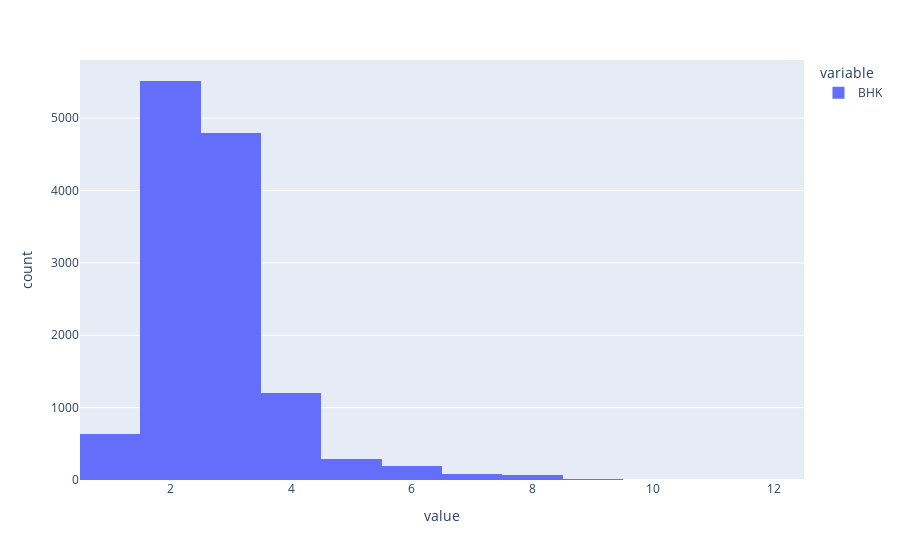

Source (notebook cell):
### Code cell
px.histogram(df['BHK'])

### Figure 1 — Plotly figure (JSON) as saved in the notebook; plotly's stock layout.template omitted (floating-point values rounded to 4 significant figures; data arrays with more than 128 entries replaced by an {"elided": "..."} marker saying what was removed)
{"data": [{"alignmentgroup": "True", "bingroup": "x", "hovertemplate": "variable=BHK<br>value=%{x}<br>count=%{y}<extra></extra>", "legendgroup": "BHK", "marker": {"color": "#636efa", "pattern": {"shape": ""}}, "name": "BHK", "offsetgroup": "BHK", "orientation": "v", "showlegend": true, "type": "histogram", "x": {"elided": "12825 int values"}, "xaxis": "x", "yaxis": "y"}], "layout": {"barmode": "relative", "legend": {"title": {"text": "variable"}, "tracegroupgap": 0}, "margin": {"t": 60}, "xaxis": {"anchor": "y", "domain": [0, 1], "title": {"text": "value"}}, "yaxis": {"anchor": "x", "domain": [0, 1], "title": {"text": "count"}}}}
